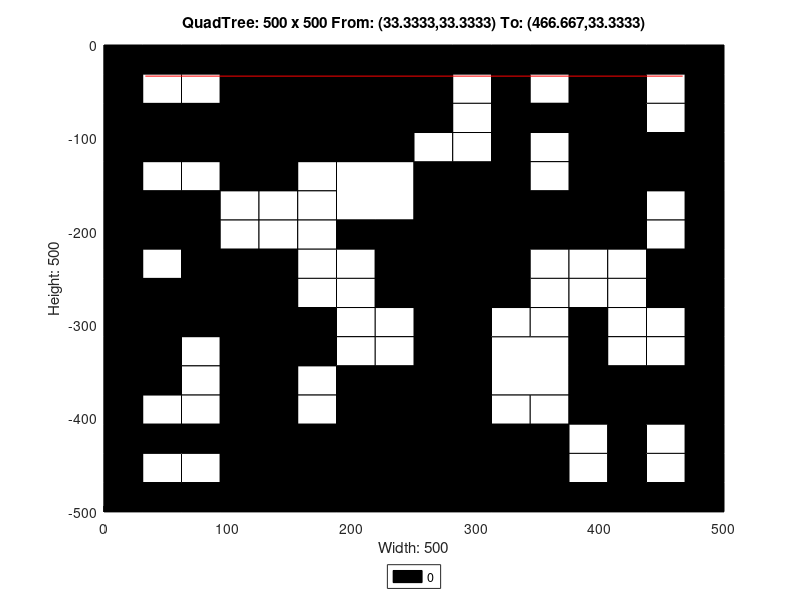

MATLAB code to generate this figure:
axis([0 500 -500 0]);
title('QuadTree: 500 x 500 From: (33.3333,33.3333) To: (466.667,33.3333)');
xlabel('Width: 500');
ylabel('Height: 500');
rectangle('Position',[125 -125 125 125], 'FaceColor',[0 0 0]);
rectangle('Position',[0 -125 62.5 62.5], 'FaceColor',[0 0 0]);
rectangle('Position',[62.5 -125 62.5 62.5], 'FaceColor',[0 0 0]);
rectangle('Position',[187.5 -187.5 62.5 62.5], 'FaceColor',[1 1 1]);
rectangle('Position',[375 -62.5 62.5 62.5], 'FaceColor',[0 0 0]);
rectangle('Position',[375 -125 62.5 62.5], 'FaceColor',[0 0 0]);
rectangle('Position',[250 -187.5 62.5 62.5], 'FaceColor',[0 0 0]);
rectangle('Position',[250 -250 62.5 62.5], 'FaceColor',[0 0 0]);
rectangle('Position',[375 -187.5 62.5 62.5], 'FaceColor',[0 0 0]);
rectangle('Position',[0 -312.5 62.5 62.5], 'FaceColor',[0 0 0]);
rectangle('Position',[62.5 -312.5 62.5 62.5], 'FaceColor',[0 0 0]);
rectangle('Position',[0 -375 62.5 62.5], 'FaceColor',[0 0 0]);
rectangle('Position',[187.5 -437.5 62.5 62.5], 'FaceColor',[0 0 0]);
rectangle('Position',[125 -500 62.5 62.5], 'FaceColor',[0 0 0]);
rectangle('Position',[187.5 -500 62.5 62.5], 'FaceColor',[0 0 0]);
rectangle('Position',[250 -312.5 62.5 62.5], 'FaceColor',[0 0 0]);
rectangle('Position',[250 -375 62.5 62.5], 'FaceColor',[0 0 0]);
rectangle('Position',[312.5 -375 62.5 62.5], 'FaceColor',[1 1 1]);
rectangle('Position',[250 -437.5 62.5 62.5], 'FaceColor',[0 0 0]);
rectangle('Position',[250 -500 62.5 62.5], 'FaceColor',[0 0 0]);
rectangle('Position',[312.5 -500 62.5 62.5], 'FaceColor',[0 0 0]);
rectangle('Position',[0 -31.25 31.25 31.25], 'FaceColor',[0 0 0]);
rectangle('Position',[31.25 -31.25 31.25 31.25], 'FaceColor',[0 0 0]);
rectangle('Position',[0 -62.5 31.25 31.25], 'FaceColor',[0 0 0]);
rectangle('Position',[31.25 -62.5 31.25 31.25], 'FaceColor',[1 1 1]);
rectangle('Position',[62.5 -31.25 31.25 31.25], 'FaceColor',[0 0 0]);
rectangle('Position',[93.75 -31.25 31.25 31.25], 'FaceColor',[0 0 0]);
rectangle('Position',[62.5 -62.5 31.25 31.25], 'FaceColor',[1 1 1]);
rectangle('Position',[93.75 -62.5 31.25 31.25], 'FaceColor',[0 0 0]);
rectangle('Position',[0 -156.25 31.25 31.25], 'FaceColor',[0 0 0]);
rectangle('Position',[31.25 -156.25 31.25 31.25], 'FaceColor',[1 1 1]);
rectangle('Position',[0 -187.5 31.25 31.25], 'FaceColor',[0 0 0]);
rectangle('Position',[31.25 -187.5 31.25 31.25], 'FaceColor',[0 0 0]);
rectangle('Position',[62.5 -156.25 31.25 31.25], 'FaceColor',[1 1 1]);
rectangle('Position',[93.75 -156.25 31.25 31.25], 'FaceColor',[0 0 0]);
rectangle('Position',[62.5 -187.5 31.25 31.25], 'FaceColor',[0 0 0]);
rectangle('Position',[93.75 -187.5 31.25 31.25], 'FaceColor',[1 1 1]);
rectangle('Position',[0 -218.75 31.25 31.25], 'FaceColor',[0 0 0]);
rectangle('Position',[31.25 -218.75 31.25 31.25], 'FaceColor',[0 0 0]);
rectangle('Position',[0 -250 31.25 31.25], 'FaceColor',[0 0 0]);
rectangle('Position',[31.25 -250 31.25 31.25], 'FaceColor',[1 1 1]);
rectangle('Position',[62.5 -218.75 31.25 31.25], 'FaceColor',[0 0 0]);
rectangle('Position',[93.75 -218.75 31.25 31.25], 'FaceColor',[1 1 1]);
rectangle('Position',[62.5 -250 31.25 31.25], 'FaceColor',[0 0 0]);
rectangle('Position',[93.75 -250 31.25 31.25], 'FaceColor',[0 0 0]);
rectangle('Position',[125 -156.25 31.25 31.25], 'FaceColor',[0 0 0]);
rectangle('Position',[156.25 -156.25 31.25 31.25], 'FaceColor',[1 1 1]);
rectangle('Position',[125 -187.5 31.25 31.25], 'FaceColor',[1 1 1]);
rectangle('Position',[156.25 -187.5 31.25 31.25], 'FaceColor',[1 1 1]);
rectangle('Position',[125 -218.75 31.25 31.25], 'FaceColor',[1 1 1]);
rectangle('Position',[156.25 -218.75 31.25 31.25], 'FaceColor',[1 1 1]);
rectangle('Position',[125 -250 31.25 31.25], 'FaceColor',[0 0 0]);
rectangle('Position',[156.25 -250 31.25 31.25], 'FaceColor',[1 1 1]);
rectangle('Position',[187.5 -218.75 31.25 31.25], 'FaceColor',[0 0 0]);
rectangle('Position',[218.75 -218.75 31.25 31.25], 'FaceColor',[0 0 0]);
rectangle('Position',[187.5 -250 31.25 31.25], 'FaceColor',[1 1 1]);
rectangle('Position',[218.75 -250 31.25 31.25], 'FaceColor',[0 0 0]);
rectangle('Position',[250 -31.25 31.25 31.25], 'FaceColor',[0 0 0]);
rectangle('Position',[281.25 -31.25 31.25 31.25], 'FaceColor',[0 0 0]);
rectangle('Position',[250 -62.5 31.25 31.25], 'FaceColor',[0 0 0]);
rectangle('Position',[281.25 -62.5 31.25 31.25], 'FaceColor',[1 1 1]);
rectangle('Position',[312.5 -31.25 31.25 31.25], 'FaceColor',[0 0 0]);
rectangle('Position',[343.75 -31.25 31.25 31.25], 'FaceColor',[0 0 0]);
rectangle('Position',[312.5 -62.5 31.25 31.25], 'FaceColor',[0 0 0]);
rectangle('Position',[343.75 -62.5 31.25 31.25], 'FaceColor',[1 1 1]);
rectangle('Position',[250 -93.75 31.25 31.25], 'FaceColor',[0 0 0]);
rectangle('Position',[281.25 -93.75 31.25 31.25], 'FaceColor',[1 1 1]);
rectangle('Position',[250 -125 31.25 31.25], 'FaceColor',[1 1 1]);
rectangle('Position',[281.25 -125 31.25 31.25], 'FaceColor',[1 1 1]);
rectangle('Position',[312.5 -93.75 31.25 31.25], 'FaceColor',[0 0 0]);
rectangle('Position',[343.75 -93.75 31.25 31.25], 'FaceColor',[0 0 0]);
rectangle('Position',[312.5 -125 31.25 31.25], 'FaceColor',[0 0 0]);
rectangle('Position',[343.75 -125 31.25 31.25], 'FaceColor',[1 1 1]);
rectangle('Position',[437.5 -31.25 31.25 31.25], 'FaceColor',[0 0 0]);
rectangle('Position',[468.75 -31.25 31.25 31.25], 'FaceColor',[0 0 0]);
rectangle('Position',[437.5 -62.5 31.25 31.25], 'FaceColor',[1 1 1]);
rectangle('Position',[468.75 -62.5 31.25 31.25], 'FaceColor',[0 0 0]);
rectangle('Position',[437.5 -93.75 31.25 31.25], 'FaceColor',[1 1 1]);
rectangle('Position',[468.75 -93.75 31.25 31.25], 'FaceColor',[0 0 0]);
rectangle('Position',[437.5 -125 31.25 31.25], 'FaceColor',[0 0 0]);
rectangle('Position',[468.75 -125 31.25 31.25], 'FaceColor',[0 0 0]);
rectangle('Position',[312.5 -156.25 31.25 31.25], 'FaceColor',[0 0 0]);
rectangle('Position',[343.75 -156.25 31.25 31.25], 'FaceColor',[1 1 1]);
rectangle('Position',[312.5 -187.5 31.25 31.25], 'FaceColor',[0 0 0]);
rectangle('Position',[343.75 -187.5 31.25 31.25], 'FaceColor',[0 0 0]);
rectangle('Position',[312.5 -218.75 31.25 31.25], 'FaceColor',[0 0 0]);
rectangle('Position',[343.75 -218.75 31.25 31.25], 'FaceColor',[0 0 0]);
rectangle('Position',[312.5 -250 31.25 31.25], 'FaceColor',[0 0 0]);
rectangle('Position',[343.75 -250 31.25 31.25], 'FaceColor',[1 1 1]);
rectangle('Position',[437.5 -156.25 31.25 31.25], 'FaceColor',[0 0 0]);
rectangle('Position',[468.75 -156.25 31.25 31.25], 'FaceColor',[0 0 0]);
rectangle('Position',[437.5 -187.5 31.25 31.25], 'FaceColor',[1 1 1]);
rectangle('Position',[468.75 -187.5 31.25 31.25], 'FaceColor',[0 0 0]);
rectangle('Position',[375 -218.75 31.25 31.25], 'FaceColor',[0 0 0]);
rectangle('Position',[406.25 -218.75 31.25 31.25], 'FaceColor',[0 0 0]);
rectangle('Position',[375 -250 31.25 31.25], 'FaceColor',[1 1 1]);
rectangle('Position',[406.25 -250 31.25 31.25], 'FaceColor',[1 1 1]);
rectangle('Position',[437.5 -218.75 31.25 31.25], 'FaceColor',[1 1 1]);
rectangle('Position',[468.75 -218.75 31.25 31.25], 'FaceColor',[0 0 0]);
rectangle('Position',[437.5 -250 31.25 31.25], 'FaceColor',[0 0 0]);
rectangle('Position',[468.75 -250 31.25 31.25], 'FaceColor',[0 0 0]);
rectangle('Position',[62.5 -343.75 31.25 31.25], 'FaceColor',[1 1 1]);
rectangle('Position',[93.75 -343.75 31.25 31.25], 'FaceColor',[0 0 0]);
rectangle('Position',[62.5 -375 31.25 31.25], 'FaceColor',[1 1 1]);
rectangle('Position',[93.75 -375 31.25 31.25], 'FaceColor',[0 0 0]);
rectangle('Position',[125 -281.25 31.25 31.25], 'FaceColor',[0 0 0]);
rectangle('Position',[156.25 -281.25 31.25 31.25], 'FaceColor',[1 1 1]);
rectangle('Position',[125 -312.5 31.25 31.25], 'FaceColor',[0 0 0]);
rectangle('Position',[156.25 -312.5 31.25 31.25], 'FaceColor',[0 0 0]);
rectangle('Position',[187.5 -281.25 31.25 31.25], 'FaceColor',[1 1 1]);
rectangle('Position',[218.75 -281.25 31.25 31.25], 'FaceColor',[0 0 0]);
rectangle('Position',[187.5 -312.5 31.25 31.25], 'FaceColor',[1 1 1]);
rectangle('Position',[218.75 -312.5 31.25 31.25], 'FaceColor',[1 1 1]);
rectangle('Position',[125 -343.75 31.25 31.25], 'FaceColor',[0 0 0]);
rectangle('Position',[156.25 -343.75 31.25 31.25], 'FaceColor',[0 0 0]);
rectangle('Position',[125 -375 31.25 31.25], 'FaceColor',[0 0 0]);
rectangle('Position',[156.25 -375 31.25 31.25], 'FaceColor',[1 1 1]);
rectangle('Position',[187.5 -343.75 31.25 31.25], 'FaceColor',[1 1 1]);
rectangle('Position',[218.75 -343.75 31.25 31.25], 'FaceColor',[1 1 1]);
rectangle('Position',[187.5 -375 31.25 31.25], 'FaceColor',[0 0 0]);
rectangle('Position',[218.75 -375 31.25 31.25], 'FaceColor',[0 0 0]);
rectangle('Position',[0 -406.25 31.25 31.25], 'FaceColor',[0 0 0]);
rectangle('Position',[31.25 -406.25 31.25 31.25], 'FaceColor',[1 1 1]);
rectangle('Position',[0 -437.5 31.25 31.25], 'FaceColor',[0 0 0]);
rectangle('Position',[31.25 -437.5 31.25 31.25], 'FaceColor',[0 0 0]);
rectangle('Position',[62.5 -406.25 31.25 31.25], 'FaceColor',[1 1 1]);
rectangle('Position',[93.75 -406.25 31.25 31.25], 'FaceColor',[0 0 0]);
rectangle('Position',[62.5 -437.5 31.25 31.25], 'FaceColor',[0 0 0]);
rectangle('Position',[93.75 -437.5 31.25 31.25], 'FaceColor',[0 0 0]);
rectangle('Position',[0 -468.75 31.25 31.25], 'FaceColor',[0 0 0]);
rectangle('Position',[31.25 -468.75 31.25 31.25], 'FaceColor',[1 1 1]);
rectangle('Position',[0 -500 31.25 31.25], 'FaceColor',[0 0 0]);
rectangle('Position',[31.25 -500 31.25 31.25], 'FaceColor',[0 0 0]);
rectangle('Position',[62.5 -468.75 31.25 31.25], 'FaceColor',[1 1 1]);
rectangle('Position',[93.75 -468.75 31.25 31.25], 'FaceColor',[0 0 0]);
rectangle('Position',[62.5 -500 31.25 31.25], 'FaceColor',[0 0 0]);
rectangle('Position',[93.75 -500 31.25 31.25], 'FaceColor',[0 0 0]);
rectangle('Position',[125 -406.25 31.25 31.25], 'FaceColor',[0 0 0]);
rectangle('Position',[156.25 -406.25 31.25 31.25], 'FaceColor',[1 1 1]);
rectangle('Position',[125 -437.5 31.25 31.25], 'FaceColor',[0 0 0]);
rectangle('Position',[156.25 -437.5 31.25 31.25], 'FaceColor',[0 0 0]);
rectangle('Position',[312.5 -281.25 31.25 31.25], 'FaceColor',[0 0 0]);
rectangle('Position',[343.75 -281.25 31.25 31.25], 'FaceColor',[1 1 1]);
rectangle('Position',[312.5 -312.5 31.25 31.25], 'FaceColor',[1 1 1]);
rectangle('Position',[343.75 -312.5 31.25 31.25], 'FaceColor',[1 1 1]);
rectangle('Position',[375 -281.25 31.25 31.25], 'FaceColor',[1 1 1]);
rectangle('Position',[406.25 -281.25 31.25 31.25], 'FaceColor',[1 1 1]);
rectangle('Position',[375 -312.5 31.25 31.25], 'FaceColor',[0 0 0]);
rectangle('Position',[406.25 -312.5 31.25 31.25], 'FaceColor',[1 1 1]);
rectangle('Position',[437.5 -281.25 31.25 31.25], 'FaceColor',[0 0 0]);
rectangle('Position',[468.75 -281.25 31.25 31.25], 'FaceColor',[0 0 0]);
rectangle('Position',[437.5 -312.5 31.25 31.25], 'FaceColor',[1 1 1]);
rectangle('Position',[468.75 -312.5 31.25 31.25], 'FaceColor',[0 0 0]);
rectangle('Position',[375 -343.75 31.25 31.25], 'FaceColor',[0 0 0]);
rectangle('Position',[406.25 -343.75 31.25 31.25], 'FaceColor',[1 1 1]);
rectangle('Position',[375 -375 31.25 31.25], 'FaceColor',[0 0 0]);
rectangle('Position',[406.25 -375 31.25 31.25], 'FaceColor',[0 0 0]);
rectangle('Position',[437.5 -343.75 31.25 31.25], 'FaceColor',[1 1 1]);
rectangle('Position',[468.75 -343.75 31.25 31.25], 'FaceColor',[0 0 0]);
rectangle('Position',[437.5 -375 31.25 31.25], 'FaceColor',[0 0 0]);
rectangle('Position',[468.75 -375 31.25 31.25], 'FaceColor',[0 0 0]);
rectangle('Position',[312.5 -406.25 31.25 31.25], 'FaceColor',[1 1 1]);
rectangle('Position',[343.75 -406.25 31.25 31.25], 'FaceColor',[1 1 1]);
rectangle('Position',[312.5 -437.5 31.25 31.25], 'FaceColor',[0 0 0]);
rectangle('Position',[343.75 -437.5 31.25 31.25], 'FaceColor',[0 0 0]);
rectangle('Position',[375 -406.25 31.25 31.25], 'FaceColor',[0 0 0]);
rectangle('Position',[406.25 -406.25 31.25 31.25], 'FaceColor',[0 0 0]);
rectangle('Position',[375 -437.5 31.25 31.25], 'FaceColor',[1 1 1]);
rectangle('Position',[406.25 -437.5 31.25 31.25], 'FaceColor',[0 0 0]);
rectangle('Position',[437.5 -406.25 31.25 31.25], 'FaceColor',[0 0 0]);
rectangle('Position',[468.75 -406.25 31.25 31.25], 'FaceColor',[0 0 0]);
rectangle('Position',[437.5 -437.5 31.25 31.25], 'FaceColor',[1 1 1]);
rectangle('Position',[468.75 -437.5 31.25 31.25], 'FaceColor',[0 0 0]);
rectangle('Position',[375 -468.75 31.25 31.25], 'FaceColor',[1 1 1]);
rectangle('Position',[406.25 -468.75 31.25 31.25], 'FaceColor',[0 0 0]);
rectangle('Position',[375 -500 31.25 31.25], 'FaceColor',[0 0 0]);
rectangle('Position',[406.25 -500 31.25 31.25], 'FaceColor',[0 0 0]);
rectangle('Position',[437.5 -468.75 31.25 31.25], 'FaceColor',[1 1 1]);
rectangle('Position',[468.75 -468.75 31.25 31.25], 'FaceColor',[0 0 0]);
rectangle('Position',[437.5 -500 31.25 31.25], 'FaceColor',[0 0 0]);
rectangle('Position',[468.75 -500 31.25 31.25], 'FaceColor',[0 0 0]);
X=[466.667,33.3333];
Y=[-33.3333,-33.3333];
hold on;
plot(X,Y,'r');
legend('0','Location','southoutside');
